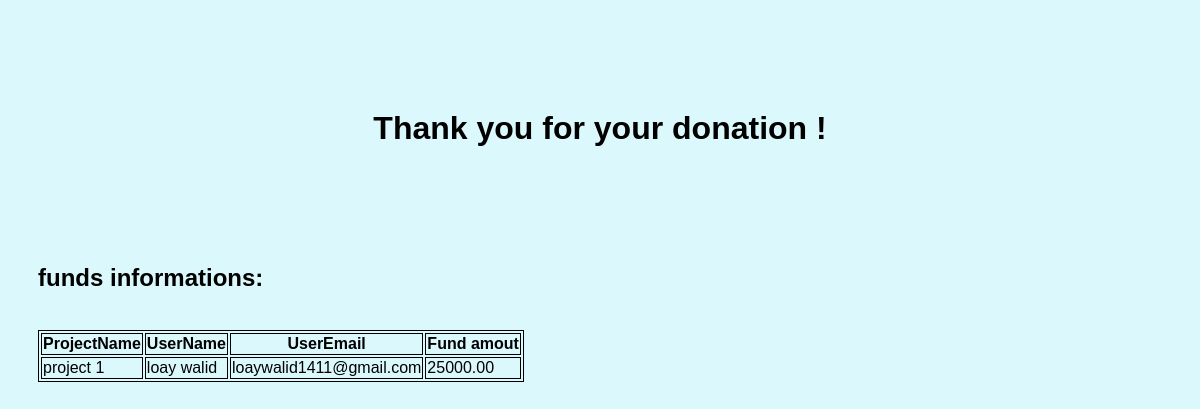
/entrypage/confirmationpage (signed in), run on an earlier commit of the app's database.
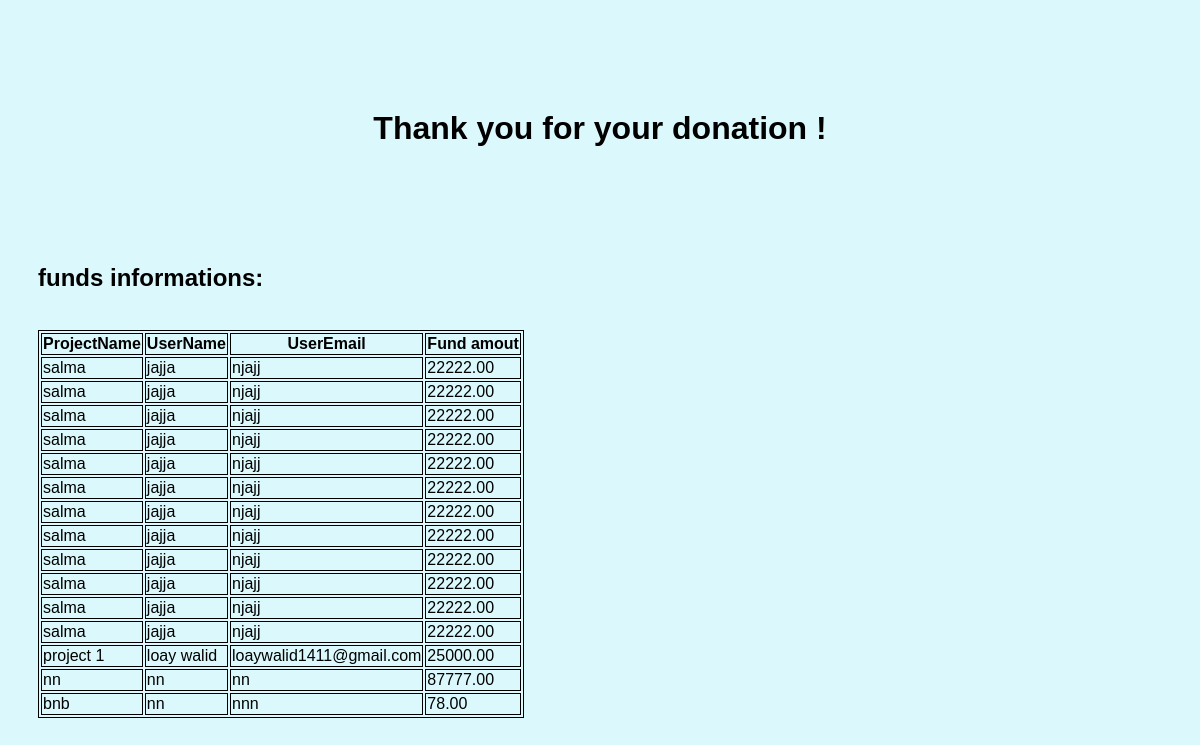
And on a later commit of the database.
### fund/models.py (models this page shows, shortened)
class fund(models.Model):
    projectname = models.CharField(max_length=50 , verbose_name="project name")
    username = models.CharField(max_length=50 , verbose_name="user name")
    useremail = models.CharField(max_length=50 , verbose_name="user email")
    fundamount = models.DecimalField(max_digits=9 , decimal_places=2 ,null=True )
    class Meta:
        verbose_name= "fund information"

### fund/views.py (the view)
# urls.py: path('entrypage/confirmationpage' , views.confirmationpage , name="confirmationpage"),
@login_required(login_url='authentication:login')
def confirmationpage(request):
    return render (request , 'fund/confirmationpage.html', {"fund":fund.objects.all().order_by('username')})

### templates/fund/confirmationpage.html (shortened to what this page needs)
<h1><center> Thank you for your donation ! </center><h1>
  <br>
  <br>
<h2> funds informations: </h2>
<br>
<table>
    <tr>
      <th>ProjectName</th>
      <th>UserName</th>
      <th>UserEmail</th>
      <th>Fund amout</th>
    </tr>
    {% for ele in fund %}
    <tr>
      <td>{{ele.projectname}}</td>
      <td>{{ele.username}}</td>
      <td>{{ele.useremail}}</td>
      <td>{{ele.fundamount}}</td>
    </tr>
    {% endfor %}
  </table>

### templates/fund/confirmationpage.html (style rules this page uses)
table, tr, td, th { border: 1px solid ; }

What changed in the data, as far as the page shows it:
added fund: projectname "salma", username "jajja", useremail "njajj", fundamount "22222.00"
added fund: projectname "salma", username "jajja", useremail "njajj", fundamount "22222.00"
added fund: projectname "salma", username "jajja", useremail "njajj", fundamount "22222.00"
added fund: projectname "salma", username "jajja", useremail "njajj", fundamount "22222.00"
added fund: projectname "salma", username "jajja", useremail "njajj", fundamount "22222.00"
added fund: projectname "salma", username "jajja", useremail "njajj", fundamount "22222.00"
added fund: projectname "salma", username "jajja", useremail "njajj", fundamount "22222.00"
added fund: projectname "salma", username "jajja", useremail "njajj", fundamount "22222.00"
added fund: projectname "salma", username "jajja", useremail "njajj", fundamount "22222.00"
added fund: projectname "salma", username "jajja", useremail "njajj", fundamount "22222.00"
added fund: projectname "salma", username "jajja", useremail "njajj", fundamount "22222.00"
added fund: projectname "salma", username "jajja", useremail "njajj", fundamount "22222.00"
added fund: projectname "nn", username "nn", useremail "nn", fundamount "87777.00"
added fund: projectname "bnb", username "nn", useremail "nnn", fundamount "78.00"
